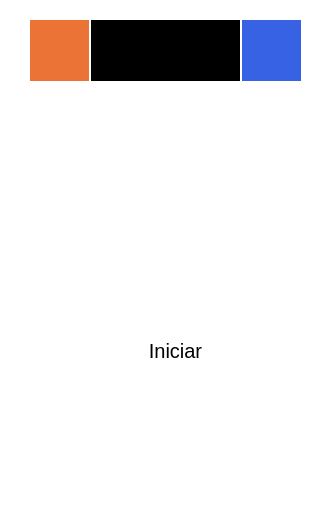
<?xml version="1.0" encoding="UTF-8"?>
<ui version="4.0">
 <class>Dialog</class>
 <widget class="QDialog" name="Dialog">
  <property name="geometry">
   <rect>
    <x>0</x>
    <y>0</y>
    <width>331</width>
    <height>530</height>
   </rect>
  </property>
  <property name="windowTitle">
   <string>Dialog</string>
  </property>
  <property name="styleSheet">
   <string notr="true">background-color: white;</string>
  </property>
  <widget class="QLabel" name="label">
   <property name="geometry">
    <rect>
     <x>90</x>
     <y>20</y>
     <width>151</width>
     <height>61</height>
    </rect>
   </property>
   <property name="styleSheet">
    <string notr="true">QLabel{
	background-color: black;
	font-size: 19px;

	color: white;
}</string>
   </property>
   <property name="text">
    <string>   </string>
   </property>
  </widget>
  <widget class="QPushButton" name="pushButton_2">
   <property name="geometry">
    <rect>
     <x>40</x>
     <y>320</y>
     <width>271</width>
     <height>61</height>
    </rect>
   </property>
   <property name="styleSheet">
    <string notr="true">QPushButton{
	border: none;

	background-color: rgb(255, 255, 255);
	color: black;
	font-size: 20px;
	font-family:Arial,Helvetica,sans-serif;
	
}

QPushButton:hover{
	border-bottom: 2px solid rgb(255, 32, 32);
}</string>
   </property>
   <property name="text">
    <string>Iniciar</string>
   </property>
  </widget>
  <widget class="QLabel" name="label_2">
   <property name="geometry">
    <rect>
     <x>30</x>
     <y>20</y>
     <width>61</width>
     <height>61</height>
    </rect>
   </property>
   <property name="styleSheet">
    <string notr="true">QLabel{
	color: wite;
	font-family:sans-serif;
	font-size: 30px;
	
	border: none;
	border-right: 2px solid white;
	background-color: rgb(234, 115, 53)
}</string>
   </property>
   <property name="text">
    <string/>
   </property>
  </widget>
  <widget class="QLabel" name="label_3">
   <property name="geometry">
    <rect>
     <x>240</x>
     <y>20</y>
     <width>61</width>
     <height>61</height>
    </rect>
   </property>
   <property name="styleSheet">
    <string notr="true">QLabel{
	color: wite;
	font-family:sans-serif;
	font-size: 30px;
	
	border: none;
	border-left: 2px solid white;
	background-color: rgb(54, 98, 227)
}</string>
   </property>
   <property name="text">
    <string/>
   </property>
  </widget>
 </widget>
 <resources/>
 <connections/>
</ui>
